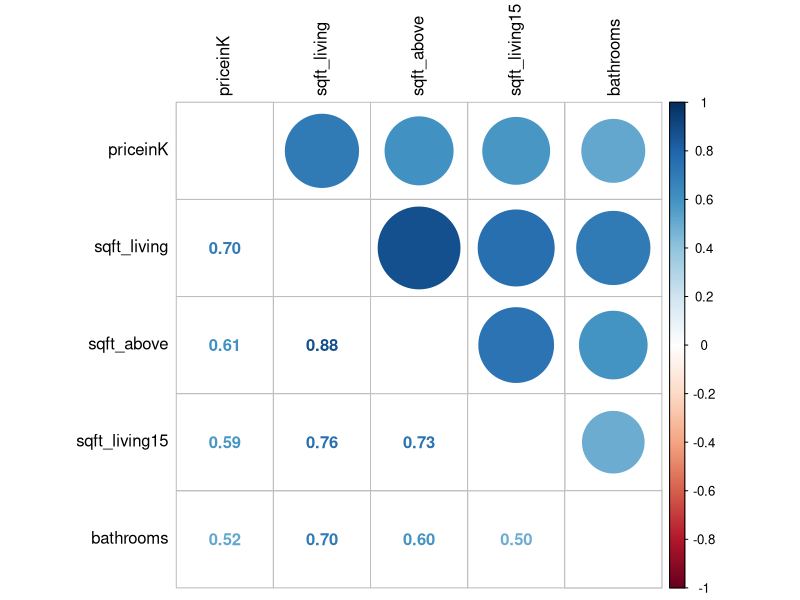
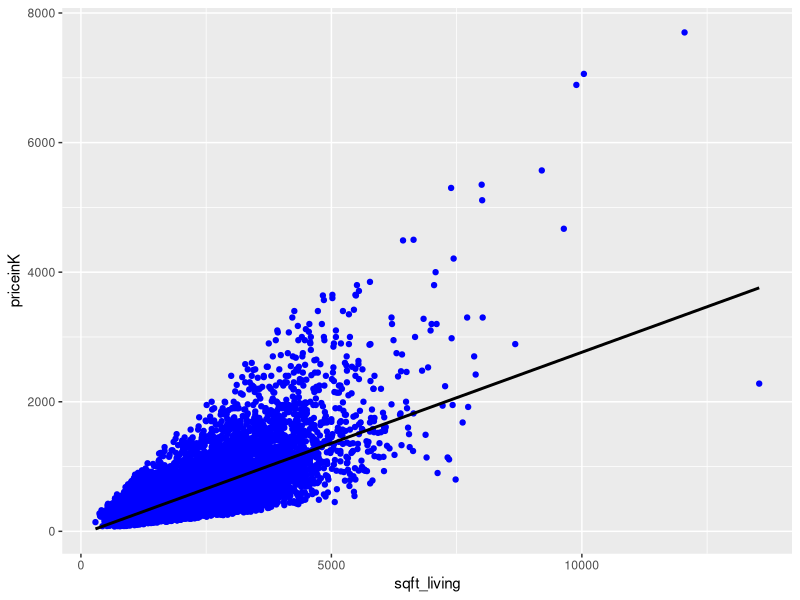

Reproduce these figures in R, in order.
## ---- chunk 1
library(caTools)
library(corrplot)
library(ggplot2)
library(ggrepel)
library(knitr)
## ---- chunk 2
df <- read.csv('cleaned_text.csv')
names(df)
df$waterfront <- as.factor(df$waterfront)
df$view <- as.factor(df$view)
df$condition <- as.factor(df$condition)
df$grade <- as.factor(df$grade)

#df$date <- as.Date(as.character(df$date),'%Y%m%d')
df$zipcode <- as.factor(df$zipcode)
#str(df)

df$PYears <- as.factor(df$PYears)
df$Pmonth <-as.factor(df$Pmonth)
#str(df)
## ---- chunk 3
str(df)
## ---- chunk 4
set.seed(123)
sample <- sample.split(df,0.8)
train <- subset(df,sample == TRUE)
test <- subset(df,sample == FALSE)
cat("Train dataset consist of ",dim(train)[1], "entries")
cat("Test dataset consist of ",dim(test)[1], "entries")

## ---- chunk 5
numericVars <- which(sapply(df, is.numeric)) #index vector numeric variables
numericVarNames <- names(numericVars) #saving names vector for use later on
cat('There are', length(numericVars), 'numeric variables')
## There are 37 numeric variables
all_numVar <- df[, numericVars]
cor_numVar <- cor(all_numVar, use="pairwise.complete.obs") #correlations of all numeric variables

#sort on decreasing correlations with SalePrice
cor_sorted <- as.matrix(sort(cor_numVar[,'priceinK'], decreasing = TRUE))
 #select only high corelations
CorHigh <- names(which(apply(cor_sorted, 1, function(x) abs(x)>0.5)))
cor_numVar <- cor_numVar[CorHigh, CorHigh]

corrplot.mixed(cor_numVar, tl.col="black", tl.pos = "lt")

## ---- chunk 6
ggplot(data=df[!is.na(df$priceinK),], 
       aes(x=sqft_living, y=priceinK))+
        geom_point(col='blue') + 
  geom_smooth(method = "lm", se=FALSE, color="black", aes(group=1)) +
       scale_y_continuous(breaks= seq(0, 8000, by=2000)) #+ 
  #geom_text_repel(aes(label=ifelse(df$sqft_living[!is.na(df$sqft_living)]>12500,
                                  # rownames(df), '')))
## ---- chunk 7
model <- lm(priceinK~sqft_living,train)
summary(model)
## ---- chunk 8
y_pred <- predict(model,test)
head(y_pred,5)
## ---- chunk 9
cat('Train MSE =',mean((predict(model,train) - train$priceinK)^2))
cat("Test MSE = "  , mean((y_pred - test$priceinK)^2))

## ---- chunk 10
Results <- data.frame('Model' = 'Simple Linear Reg','Train MSE' = mean((predict(model,train) - train$priceinK)^2) , 'Test MSE' = mean((y_pred - test$priceinK)^2))
kable(Results)
